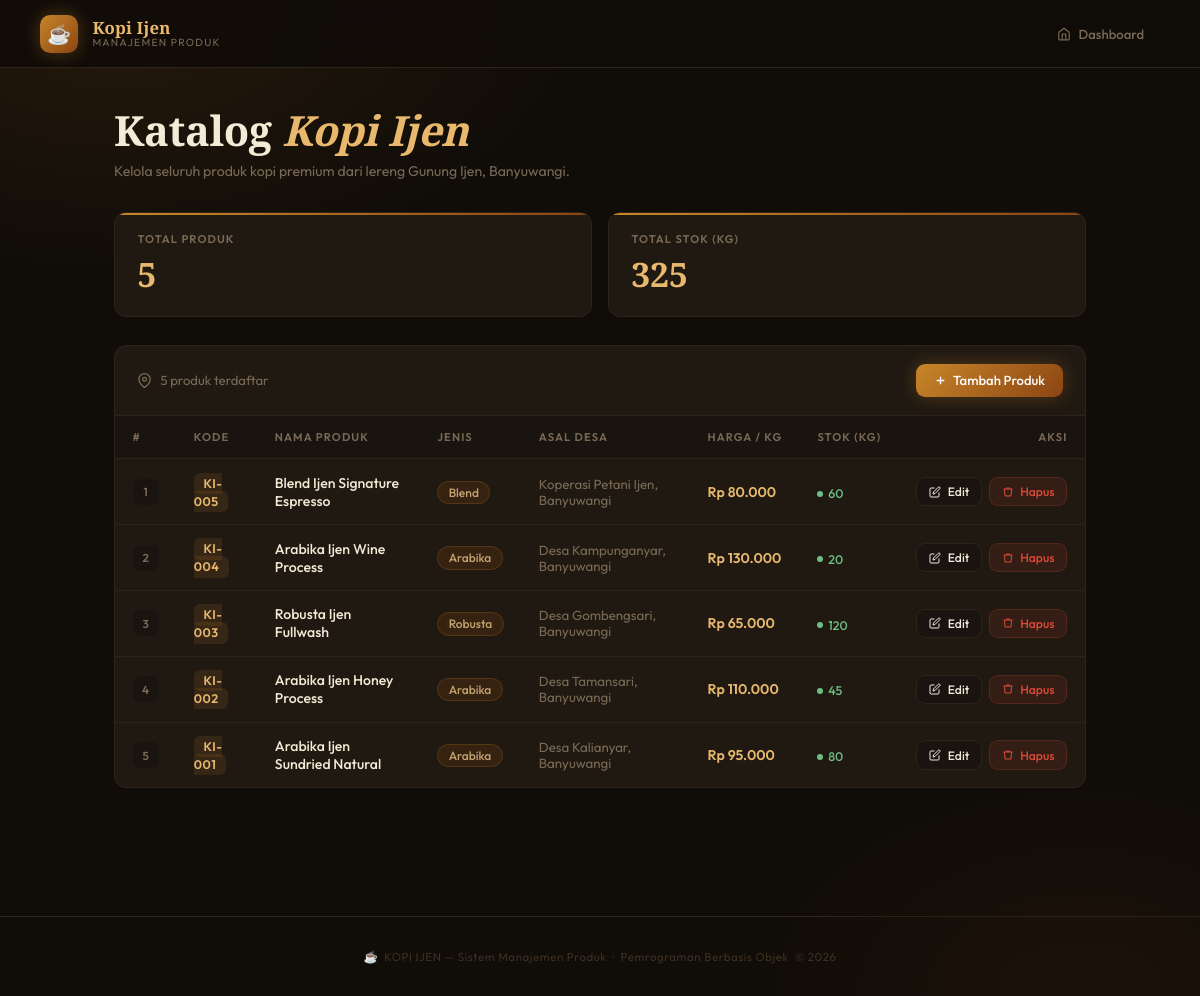
The page / on the database its author committed.
### tables this page shows
CREATE TABLE IF NOT EXISTS produk (
    id         INT AUTO_INCREMENT PRIMARY KEY,
    kode       VARCHAR(20)   NOT NULL UNIQUE,
    nama       VARCHAR(150)  NOT NULL,
    jenis      VARCHAR(50)   NOT NULL,
    asal_desa  VARCHAR(150)  NOT NULL,
    harga      DECIMAL(12,2) NOT NULL DEFAULT 0,
    stok       INT           NOT NULL DEFAULT 0,
    created_at TIMESTAMP DEFAULT CURRENT_TIMESTAMP
);

### index.php (called while the page is built, shortened)
<?php
require_once "controllers/ProdukController.php";
require_once "views/list.php";
?>

### controllers/ProdukController.php (called while the page is built, shortened)
<?php
require_once dirname(__DIR__) . "/config/Database.php";
require_once dirname(__DIR__) . "/models/Produk.php";
class ProdukController {
    public function __construct() {
        $database = new Database();
        $db = $database->connect();
        $this->model = new Produk($db);
    }
}
?>

### models/Produk.php (called while the page is built, shortened)
<?php
class Produk {
    private mysqli $conn;
    public function __construct(mysqli $db) {
        $this->conn = $db;
    }
    public function getAll(): mysqli_result|bool {
        return $this->conn->query("SELECT * FROM produk ORDER BY id DESC");
    }
    public function count(): int {
        $result = $this->conn->query("SELECT COUNT(*) as total FROM produk");
        return (int)$result->fetch_assoc()['total'];
    }
    public function totalStok(): int {
        $result = $this->conn->query("SELECT SUM(stok) as total FROM produk");
        return (int)($result->fetch_assoc()['total'] ?? 0);
    }
}
?>

### views/list.php (the view, shortened to what this page needs)
<?php
require_once dirname(__DIR__) . "/controllers/ProdukController.php";
$controller = new ProdukController();
$data    = $controller->model->getAll();
$total   = $controller->model->count();
$stok    = $controller->model->totalStok();
require_once "header.php";
function formatRupiah(float $n): string {
    return 'Rp ' . number_format($n, 0, ',', '.');
}
?>
<div class="wrapper">
    <div class="page-header">
        <h1>Katalog <em>Kopi Ijen</em></h1>
        <p>Kelola seluruh produk kopi premium dari lereng Gunung Ijen, Banyuwangi.</p>
    </div>
    <div class="stats-row">
        <div class="stat-card">
            <div class="stat-label">Total Produk</div>
            <div class="stat-value"><?= $total ?></div>
        </div>
        <div class="stat-card">
            <div class="stat-label">Total Stok (kg)</div>
            <div class="stat-value"><?= number_format($stok, 0, ',', '.') ?></div>
        </div>
    </div>
    <div class="card">
        <div class="toolbar">
            <div class="toolbar-info">
                <svg width="15" height="15" fill="none" stroke="currentColor" stroke-width="2" viewBox="0 0 24 24"><path d="M21 10c0 7-9 13-9 13S3 17 3 10a9 9 0 0118 0z"/><circle cx="12" cy="10" r="3"/></svg>
                <?= $total ?> produk terdaftar
            </div>
            <a href="views/tambah.php" class="btn btn-primary">
                <svg width="13" height="13" fill="none" stroke="currentColor" stroke-width="2.5" viewBox="0 0 24 24"><line x1="12" y1="5" x2="12" y2="19"/><line x1="5" y1="12" x2="19" y2="12"/></svg>
                Tambah Produk
            </a>
        </div>
        <div class="table-wrap">
            <table>
                <thead>
                    <tr>
                        <th>#</th>
                        <th>Kode</th>
                        <th>Nama Produk</th>
                        <th>Jenis</th>
                        <th>Asal Desa</th>
                        <th>Harga / kg</th>
                        <th>Stok (kg)</th>
                        <th style="text-align:right;">Aksi</th>
                    </tr>
                </thead>
                <tbody>
                <?php
                $no = 1;
                $rows = [];
                while ($row = $data->fetch_assoc()) $rows[] = $row;
                if (empty($rows)):
                ?>
                    <tr>
                        <td colspan="8">
                            <div class="empty">
                                <div class="empty-icon">☕</div>
                                <p>Belum ada produk.<br>Klik <strong>Tambah Produk</strong> untuk memulai.</p>
                            </div>
                        </td>
                    </tr>
                <?php else: foreach ($rows as $row):
                    $stokVal = (int)$row['stok'];
                    $stokClass = $stokVal === 0 ? 'out' : ($stokVal < 10 ? 'low' : 'ok');
                    $stokLabel = $stokVal === 0 ? 'Habis' : number_format($stokVal, 0, ',', '.');
                ?>
                    <tr>
                        <td><span class="badge-no"><?= $no++ ?></span></td>
                        <td><span class="kode-tag"><?= htmlspecialchars($row['kode']) ?></span></td>
                        <td style="font-weight:500;color:var(--cream);"><?= htmlspecialchars($row['nama']) ?></td>
                        <td><span class="jenis-pill"><?= htmlspecialchars($row['jenis']) ?></span></td>
                        <td style="color:var(--muted);font-size:.83rem;"><?= htmlspecialchars($row['asal_desa']) ?></td>
                        <td><span class="harga-text"><?= formatRupiah((float)$row['harga']) ?></span></td>
                        <td>
                            <span class="stok-badge <?= $stokClass ?>">
                                <span class="stok-dot"></span>
                                <?= $stokLabel ?>
                            </span>
                        </td>
                        <td>
                            <div style="display:flex;justify-content:flex-end;gap:.4rem;">
                                <a href="views/edit.php?id=<?= $row['id'] ?>" class="btn btn-ghost btn-sm">
                                    <svg width="12" height="12" fill="none" stroke="currentColor" stroke-width="2" viewBox="0 0 24 24"><path d="M11 4H4a2 2 0 00-2 2v14a2 2 0 002 2h14a2 2 0 002-2v-7"/><path d="M18.5 2.5a2.121 2.121 0 013 3L12 15l-4 1 1-4z"/></svg>
                                    Edit
                                </a>
                                <a href="index.php?hapus=<?= $row['id'] ?>"
                                   class="btn btn-danger btn-sm"
                                   onclick="return confirm('Yakin ingin menghapus produk \"<?= htmlspecialchars($row['nama'], ENT_QUOTES) ?>\"?')">
                                    <svg width="12" height="12" fill="none" stroke="currentColor" stroke-width="2" viewBox="0 0 24 24"><polyline points="3 6 5 6 21 6"/><path d="M19 6l-1 14H6L5 6"/><path d="M9 6V4h6v2"/></svg>
                                    Hapus
                                </a>
                            </div>
                        </td>
                    </tr>
                <?php endforeach; endif; ?>
                </tbody>
            </table>
        </div>
    </div>
</div>
<?php require_once "footer.php"; ?>

### views/header.php (shortened to what this page needs)
<!DOCTYPE html>
<html lang="id">
<head>
</head>
<body>
<nav>
    <a href="index.php" class="nav-brand">
        <div class="nav-logo">☕</div>
        <div class="nav-brand-text">
            <span class="nav-brand-name">Kopi Ijen</span>
            <span class="nav-brand-sub">Manajemen Produk</span>
        </div>
    </a>
    <a href="index.php" class="nav-link">
        <svg width="14" height="14" fill="none" stroke="currentColor" stroke-width="2" viewBox="0 0 24 24"><path d="M3 9l9-7 9 7v11a2 2 0 01-2 2H5a2 2 0 01-2-2z"/><polyline points="9 22 9 12 15 12 15 22"/></svg>
        Dashboard
    </a>
</nav>

### views/footer.php
<footer style="text-align:center;padding:2rem;color:#3d3020;font-size:.72rem;border-top:1px solid var(--border);margin-top:3rem;letter-spacing:.05em;">
    ☕ &nbsp;KOPI IJEN &mdash; Sistem Manajemen Produk &nbsp;&middot;&nbsp; Pemrograman Berbasis Objek &nbsp;&copy; <?= date('Y') ?>
</footer>
</body>
</html>

### rows shown on the page
produk: kode "KI-005", nama "Blend Ijen Signature Espresso", jenis "Blend", asal_desa "Koperasi Petani Ijen, Banyuwangi", harga "Rp 80.000", stok "60"
produk: kode "KI-004", nama "Arabika Ijen Wine Process", jenis "Arabika", asal_desa "Desa Kampunganyar, Banyuwangi", harga "Rp 130.000", stok "20"
produk: kode "KI-003", nama "Robusta Ijen Fullwash", jenis "Robusta", asal_desa "Desa Gombengsari, Banyuwangi", harga "Rp 65.000", stok "120"
produk: kode "KI-002", nama "Arabika Ijen Honey Process", jenis "Arabika", asal_desa "Desa Tamansari, Banyuwangi", harga "Rp 110.000", stok "45"
produk: kode "KI-001", nama "Arabika Ijen Sundried Natural", jenis "Arabika", asal_desa "Desa Kalianyar, Banyuwangi", harga "Rp 95.000", stok "80"

### other values the page prints
$total "5"
$stok "325"
